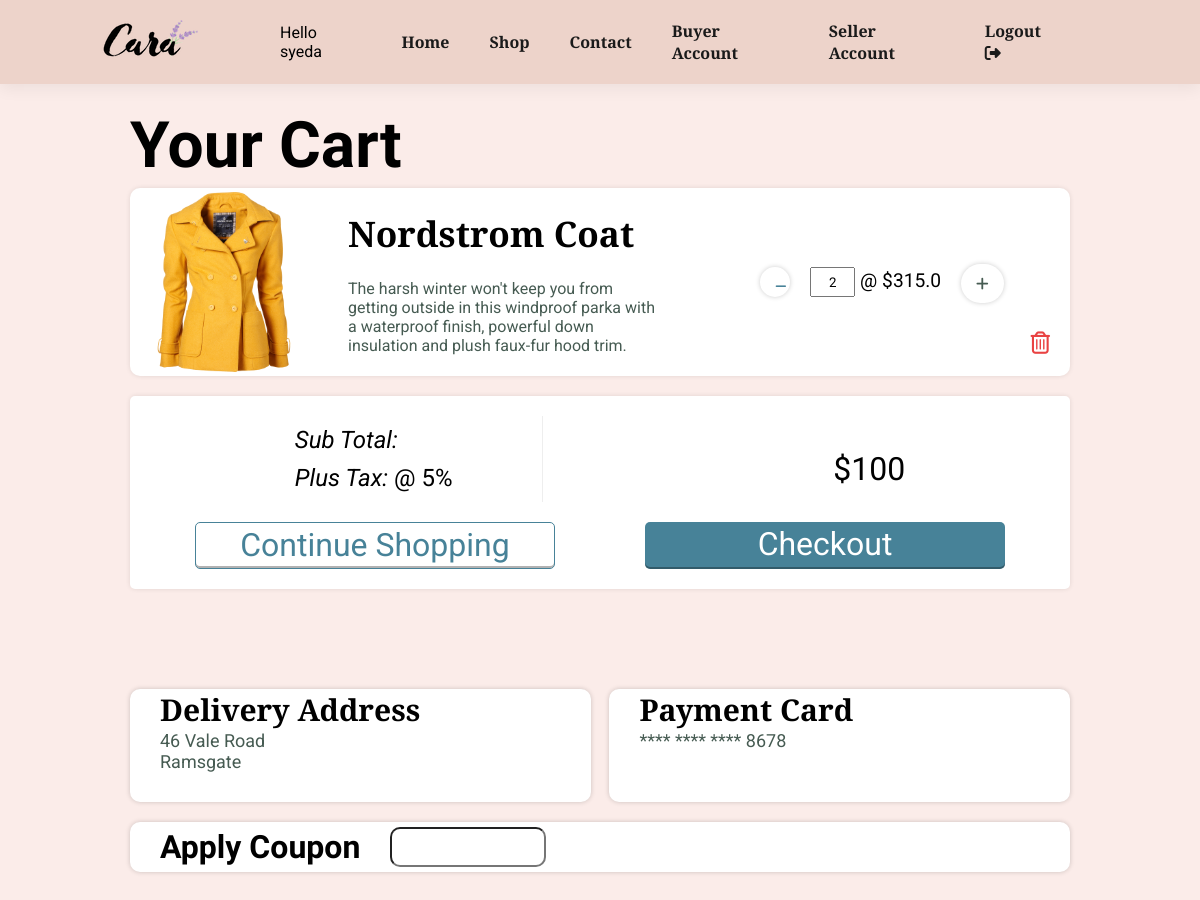
The app's page /cart/ (signed in) with its own data.
### store/models.py (models this page shows, shortened)
class Cart(models.Model):
    user = models.ForeignKey(User, on_delete=models.CASCADE)
    product = models.ForeignKey(Product, on_delete=models.CASCADE)
    product_quantity = models.IntegerField(null=False, blank=False)
    created_at = models.DateField( auto_now_add=True)

class Product(models.Model):
    category = models.ForeignKey(Category,  on_delete=models.CASCADE)
    slug = models.CharField(max_length=150, null=False, blank=False)
    name = models.CharField(max_length=50, null=False, blank=False)
    author = models.ForeignKey(User, on_delete=models.CASCADE, null=False, blank=False)
    product_image = models.ImageField(upload_to=get_file_path_pro, null=True, blank=True)
    small_description = models.TextField(max_length=250, null=False, blank=False)
    quantity = models.IntegerField(null=False, blank=False)
    original_price = models.FloatField(null=False, blank=False)
    bid_starting_price = models.FloatField(null=False, blank=False)
    bid_current_price = models.FloatField(null=True, blank=True)
    description = models.TextField(max_length=500, null=False, blank=False)
    status = models.BooleanField(default= False, help_text="0=Show, 1=Hidden")
    bid_status = models.BooleanField(default= False, help_text="0=Show, 1=Hidden")
    trending = models.BooleanField(default= False, help_text="0=Default, 1=Hidden")
    tag = models.CharField(max_length=150, null=False, blank=False)
    meta_title = models.CharField(max_length=150, null=False, blank=False)
    meta_keywords= models.CharField(max_length=150, null=False, blank=False)
    meta_description= models.CharField(max_length=500, null=False, blank=False)
    created_at = models.DateTimeField(auto_now_add=True)

### store/views.py (the view)
# urls.py: path('cart/', views.viewcart, name='cart'),
@login_required
def viewcart(request):
    cart = Cart.objects.filter(user=request.user)
    context = {
       'cart': cart
    }
    return render(request, 'store/cart.html', context)

### store/templates/store/cart.html (shortened to what this page needs)
{% extends "store/base.html" %}
{% load static %}
{% block content %}
<div class="section-p1">
    <div class="cart">
        {% if not cart %}
            <h1> No item in cart!</h1>
        {% else %}
        <div class="cart_container">
          <div class="grid_12">
            <h1>Your Cart</h1>
          </div>
          <ul class="items crt_itm cartdata">
            {% for item in cart %}
            <li class="grid_4 item product_data">
              <a class="btn-remove">
                <i class="far fa-trash-alt delete-cart-item"></i>
              </a>
              <div class="preview">
                <img class="cart_img" src='{{ item.product.product_image.url }}' alt="prodtct-image">
              </div>
              <div class="details" data-price="15.50">
                <h3>
                    {{ item.product.name }}
                </h3>
                <p>{{ item.product.small_description}}</p>
              </div>
              <div class="inner_container">
                <div class="col_1of2 align-center picker">
                  <p>
                    <a class="btn-quantity but increaseValue changeQuantity">
                      <i class="fas fa-plus"></i>
                    </a>
                  <div class="col_1of2 quantity-text ">
                        <input type="text" value= "{{ item.product_quantity }}" class="quan_input" id="number" style="outline:none;">
                        <span>@ ${{ item.product.original_price }}</span>
                    </p>
                  </div>
                  <a class="btn-quantity minus but decreaseValue changeQuantity">
                    <i class="fas fa-minus"></i>
                  </a>
                </div>
              </div>
            {% endfor %}
          <div class="grid_12 summary">
            <div class="inner_container">
              <div class="summary-content">
              <div class="col_1of2 meta-data">
                <div class="sub-total">
                  <em>Sub Total: </em>
                </div>
                <div class="taxes">
                  <em>Plus Tax: </em><span class="amount">@ 5%</span>
                </div>
              </div>
              <div class="col_1of2">
                <div class="total">
                  <span class="amount">$100</span>
                </div>
              </div>
              </div>
              <div class="btn-summary">
                <a href="{% url 'store-categories' %}" class="btn-checkout btn-reverse">Continue Shopping</a>
                <a href="{% url 'checkout' %}"  class="btn-checkout">Checkout</a>
              </div>
            </div>
          </div>
          {% endif %}
          <div class="grid_12 delivery-payment">
            <div class="grid_6 delivery-address">
              <h3>Delivery Address</h3>
              <p>46 Vale Road</br>
                Ramsgate</p>
            </div>
            <div class="grid_6 payment-details">
              <h3>Payment Card</h3>
              <p> **** **** **** 8678</p>
            </div>
          </div>
          <div class="grid_12 coupon">
            <h3>Apply Coupon</h3>
            <input class="coupon-input crt_input" type="text">
          </div>
        </div>
      </div>
{% endblock content %}

### store/templates/store/base.html (shortened to what this page needs)
{% load static %}
<!DOCTYPE html>
<html>
    <head>
        <link rel="stylesheet" href="https://cdnjs.cloudflare.com/ajax/libs/font-awesome/6.1.1/css/all.css"/>
        <link href='https://css.gg/shopping-bag.css' rel='stylesheet'>
        <link rel="stylesheet" href="https://cdnjs.cloudflare.com/ajax/libs/font-awesome/4.7.0/css/font-awesome.min.css">
        <link rel="stylesheet" href="{% static 'store/store_styles.css' %}">
        <link rel="stylesheet" href="{% static 'store/category_styles.css' %}">
        <link rel="stylesheet" href="{% static 'store/products_details_styles.css' %}">
        <link rel="stylesheet" href="{% static 'store/cart_styles.css' %}">
        <link rel="stylesheet" href="{% static 'store/account_styles.css' %}">
        <link rel="stylesheet" href="{% static 'store/checkOut_styles.css' %}">
        <link rel="stylesheet" href="{% static 'store/search_styles.css' %}">
        <link rel="stylesheet" href="{% static 'store/review_modal.css' %}">
        <link rel="stylesheet" href="{% static 'store/buyer_account_styles.css' %}">
        <link rel="stylesheet" href="{% static 'store/seller_account.css' %}">
        <link rel="stylesheet" href="//cdn.jsdelivr.net/npm/alertifyjs@1.13.1/build/css/alertify.min.css"/>
        <link rel="stylesheet" href="//cdn.jsdelivr.net/npm/alertifyjs@1.13.1/build/css/themes/default.min.css"/>
    </head>
    <body>
        <section id="header">
            <a href="{% url 'store-home' %}"><img src="{% static 'store/media/logo.png' %}" class="logo"></a>
            <div>
                <ul id="navbar">
                    <li> Hello {{ user.username }} </li>
                    <li><a href="{% url 'store-home' %}"  class="{% if request.resolver_match.url_name == 'store-home' %}active{% endif %}">Home</a></li>
                    <li><a href="{% url 'store-categories' %}" class="{% if request.resolver_match.url_name == 'store-categories' %}active{% endif %}">Shop</a></li>
                    <li><a href="#">Contact</a></li>
                    {% if user.is_authenticated %}
                    <li><a href=" {% url 'buyer_account' %}" class="{% if request.resolver_match.url_name == 'profile' %}active{% endif %}">Buyer Account</a></li>
                    <li><a href=" {% url 'seller_account' %}" class="{% if request.resolver_match.url_name == 'profile' %}active{% endif %}">Seller Account</a></li>
                    <li><a href="{% url 'logout' %}">Logout <i class="fas fa-sign-out-alt"></i></a></li>
                    {% endif %}
                </ul>
            </div>
        </section>
        {% block content %}
        {% endblock content %}
    </body>
</html>

### store/static/store/store_styles.css (style rules this page uses)
* { margin: 0; padding: 0; box-sizing: border-box; font-family: 'Josefin Slab', 'Roboto', sans-serif; }
:root { --main-bg-color: #ebcfc4d2; --body-bg-color: #f5d1c866; }
body { width: 100%; background-color: var(--body-bg-color); }
h1 { font-size: 50px; line-height: 64px; color: black; }
h3 { font-size: 30px; }
p { font-size: 18px; color: #465b52; }
.section-p1 { padding: 30px 80px; }
#header { display: flex; align-items: center; justify-content: space-between; padding: 20px 80px; background-color: var(--main-bg-color); box-shadow: 0px 5px 15px rgba(0,0,0,0.06); z-index: 300; position: sticky; top: 0; left: 0; }
#navbar { display: flex; justify-content: center; align-items: center; }
#navbar li { list-style: none; padding: 0px 20px; position: relative; }
#navbar li a { text-decoration: none; font-size: 16px; font-weight: 600; color: #1a1a1a; transition: 0.3s ease; }

### store/static/store/products_details_styles.css (style rules this page uses)
.but { width: 30px; height: 30px; font-weight: 800; font-size: 20px; }
.quan_input { height: 30px; width: 45px; text-align: center; }

### store/static/store/cart_styles.css (style rules this page uses)
.cart_img { width: 100%; height: auto; vertical-align: sub; }
.align-center { text-align: center; }
.items.crt_itm { margin-top: 10px; }
.btn-quantity { transition: background-color 0.3s ease; font-size: 0.8em; box-shadow: 0 0 5px #0003; border-radius: 20px; padding: 10px 15px; }
.btn-quantity.minus { color: #478298; }
.btn-remove { position: absolute; bottom: 20px; right: 20px; z-index: 10; text-align: center; display: inline-block; color: #e94343; font-size: 1.4em; }
.btn-checkout { color: #fff; text-decoration: none; margin: 20px 0 0; padding: 10px 0; border-radius: 5px; text-align: center; display: block; line-height: 25px; box-shadow: inset 0 -2px 0 rgba(0, 0, 0, 0.3); transition: background-color 0.3s ease; background: #478298; width: 40%; font-size: 2em; }
.items { margin-top: 10px; margin: 0; padding: 0; list-style: none; }
.item { background: #fff; border-radius: 10px; box-shadow: 0 0 5px rgba(0, 0, 0, 0.1); margin-bottom: 20px; position: relative; display: flex; }
.item .inner_container { width: 40%; display: flex; justify-content: center; align-items: center; }
.item img { border-radius: 10px 0 0 10px; }
.item .preview { width: 20%; }
.item .details { padding: 0px 30px; position: relative; overflow: hidden; width: 40%; display: flex; flex-direction: column; justify-content: space-evenly; }
.item .details h3 { margin: 0; position: relative; z-index: 1; font-size: 2.2em; font-family: 'Josefin Slab', 'Roboto', sans-serif; }
.item .details p { font-size: 1em; }
.summary { padding: 20px; background: #fff; box-shadow: 0 0 5px rgba(0, 0, 0, 0.1); border-radius: 5px; margin-bottom: 80px; }
.summary .meta-data { border-right: 1px solid #eee; padding-right: 10%; }
.summary .total { font-size: 2em; text-align: center; line-height: 65px; }
.cart_container { max-width: 1140px; margin: 0 auto; padding: 0 50px; margin-top: 0px; }
.picker { display: flex; flex-direction: row-reverse; align-items: center; }
.quantity-text { margin: 0 20px; font-size: 1.2em; }
.sub-total, .taxes { font-size: 1.5em; margin: 10px 0; }
.btn-summary { display: flex; justify-content: space-around; font-family: "Amatic SC", cursive; }
.btn-reverse { background-color: #fff; color: #478298; border: 1px solid #478298; }
.delivery-payment { display: flex; justify-content: space-between; margin-top: 100px; }
.delivery-address, .payment-details { width: 49%; border-radius: 10px; box-shadow: 0 0 5px #00000030; background-color: #fff; padding: 0px 30px 30px 30px; margin-bottom: 20px; }
.coupon { display: flex; border-radius: 10px; box-shadow: 0 0 5px #00000030; background-color: #fff; padding: 5px 30px; align-items: center; margin-bottom: 20px; }
.coupon h3 { margin-right: 30px; font-family: "Amatic SC", cursive; font-size: 2em; }
.crt_input { border-radius: 10px; height: 40px; }
.logo { padding: 0 20px; }
.grid_12 > h1 { font-family: "Amatic SC", cursive; font-size: 4em; }
.summary-content { display: flex; justify-content: space-around; align-items: flex-end; }

### records on screen
Cart: product.product_image (picture), product.name "Nordstrom Coat", product.small_description "The harsh winter won't keep you from getting outside in this windproof parka with a waterproof finish, powerful down insulation and plush faux-fur hood trim.", product_quantity "2", product.original_price "315.0"

### other values on screen
{{ user.username }} "syeda"
